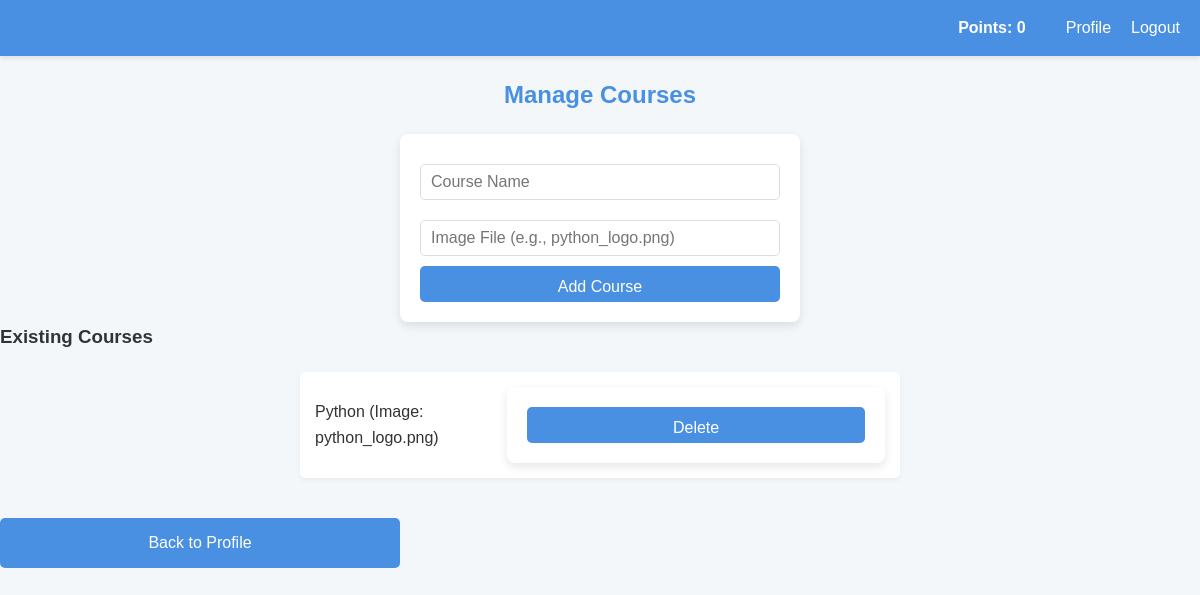
/admin_courses (signed in), run on the app's committed database.
### models/models.py (models this page shows)
class User(db.Model):
    id = db.Column(db.Integer, primary_key=True)
    name = db.Column(db.String(100), nullable=False)
    username = db.Column(db.String(80), unique=True, nullable=False)
    email = db.Column(db.String(120), unique=True, nullable=False)
    mobile = db.Column(db.String(15), unique=True, nullable=False)
    stream = db.Column(db.String(20), nullable=False)  # New: Replacing class_name
    year = db.Column(db.String(10), nullable=False)   # New: Year field
    password = db.Column(db.String(120), nullable=False)
    points = db.Column(db.Integer, default=0)
    course = db.Column(db.String(50))
    level = db.Column(db.String(20))  # New: Beginner, Intermediate, or Advanced
    completed_lessons = db.Column(db.String(200), default="")
    is_admin = db.Column(db.Boolean, default=False)

class Course(db.Model):
    id = db.Column(db.Integer, primary_key=True)
    name = db.Column(db.String(50), unique=True, nullable=False)
    image = db.Column(db.String(100), nullable=False)

### routes/admin.py (the view, shortened to what this page needs)
def admin_courses_page():
    if 'user_id' not in session:
        return redirect(url_for('login'))
    user = db.session.get(User, session['user_id'])
    if user is None:
        session.pop('user_id', None)
        return redirect(url_for('login'))
    if not user.is_admin:
        return redirect(url_for('courses'))
    courses = Course.query.all()
    return render_template('admin_courses.html', user=user, courses=courses)

### templates/admin_courses.html (shortened to what this page needs)
{% extends "base.html" %}
{% block content %}
    <h2>Manage Courses</h2>
    <form method="POST">
        <input type="text" name="course_name" placeholder="Course Name" required>
        <input type="text" name="course_image" placeholder="Image File (e.g., python_logo.png)" required>
        <input type="submit" name="add_course" value="Add Course">
    </form>
    <h3>Existing Courses</h3>
    <ul>
        {% for course in courses %}
            <li>
                {{ course.name }} (Image: {{ course.image }})
                <form method="POST" style="display:inline;">
                    <input type="submit" name="delete_course" value="Delete" onclick="return confirm('Are you sure?');">
                </form>
            </li>
        {% endfor %}
    </ul>
    <a href="{{ url_for('profile') }}" class="back-btn">Back to Profile</a>
{% endblock %}

### templates/base.html (shortened to what this page needs)
<!DOCTYPE html>
<html>
<head>
    <link rel="stylesheet" href="{{ url_for('static', filename='style.css') }}">
    <link rel="stylesheet" href="{{ url_for('static', filename='markdown.css') }}"
</head>
<body>
    <nav>
        {% if session.user_id %}
            <span>Points: {{ user.points }}</span>
            <a href="{{ url_for('profile') }}">Profile</a>
            <a href="{{ url_for('logout') }}">Logout</a>
        {% endif %}
    </nav>
    {% block content %}{% endblock %}
</body>
</html>

### static/style.css (style rules this page uses)
* { margin: 0; padding: 0; box-sizing: border-box; }
body { font-family: 'Arial', sans-serif; background-color: #f4f7fa; color: #333; line-height: 1.6; }
nav { background-color: #4a90e2; padding: 15px 20px; display: flex; justify-content: flex-end; align-items: center; box-shadow: 0 2px 5px rgba(0, 0, 0, 0.1); }
nav span { color: white; font-weight: bold; margin-right: 20px; }
nav a { color: white; text-decoration: none; margin-left: 20px; font-weight: 500; transition: color 0.3s; }
h2 { color: #4a90e2; text-align: center; margin: 20px 0; }
form { width: 80%; max-width: 400px; margin: 20px auto; background-color: white; padding: 20px; border-radius: 8px; box-shadow: 0 4px 10px rgba(0, 0, 0, 0.1); }
input[type="text"], input[type="password"], input[type="email"], input[type="tel"], select { width: 100%; padding: 10px; margin: 10px 0; border: 1px solid #ddd; border-radius: 5px; font-size: 16px; }
input[type="submit"] { width: 100%; padding: 12px; background-color: #4a90e2; color: white; border: none; border-radius: 5px; cursor: pointer; font-size: 16px; transition: background-color 0.3s; }
a { color: #4a90e2; text-decoration: none; }
ul { width: 80%; max-width: 600px; margin: 20px auto; list-style: none; }
ul li { background-color: white; padding: 15px; margin: 10px 0; border-radius: 5px; box-shadow: 0 2px 5px rgba(0, 0, 0, 0.05); display: flex; justify-content: space-between; align-items: center; }
.back-btn { display: inline-block; padding: 12px 20px; background-color: #4a90e2; color: white; text-decoration: none; border-radius: 5px; font-size: 16px; transition: background-color 0.3s; margin: 20px auto; text-align: center; width: 80%; max-width: 400px; }
form { max-width: 400px; margin: 0 auto; }
input, select { height: 36px; }

### data on the page
User: points "0"
Course: name "Python", image "python_logo.png"
